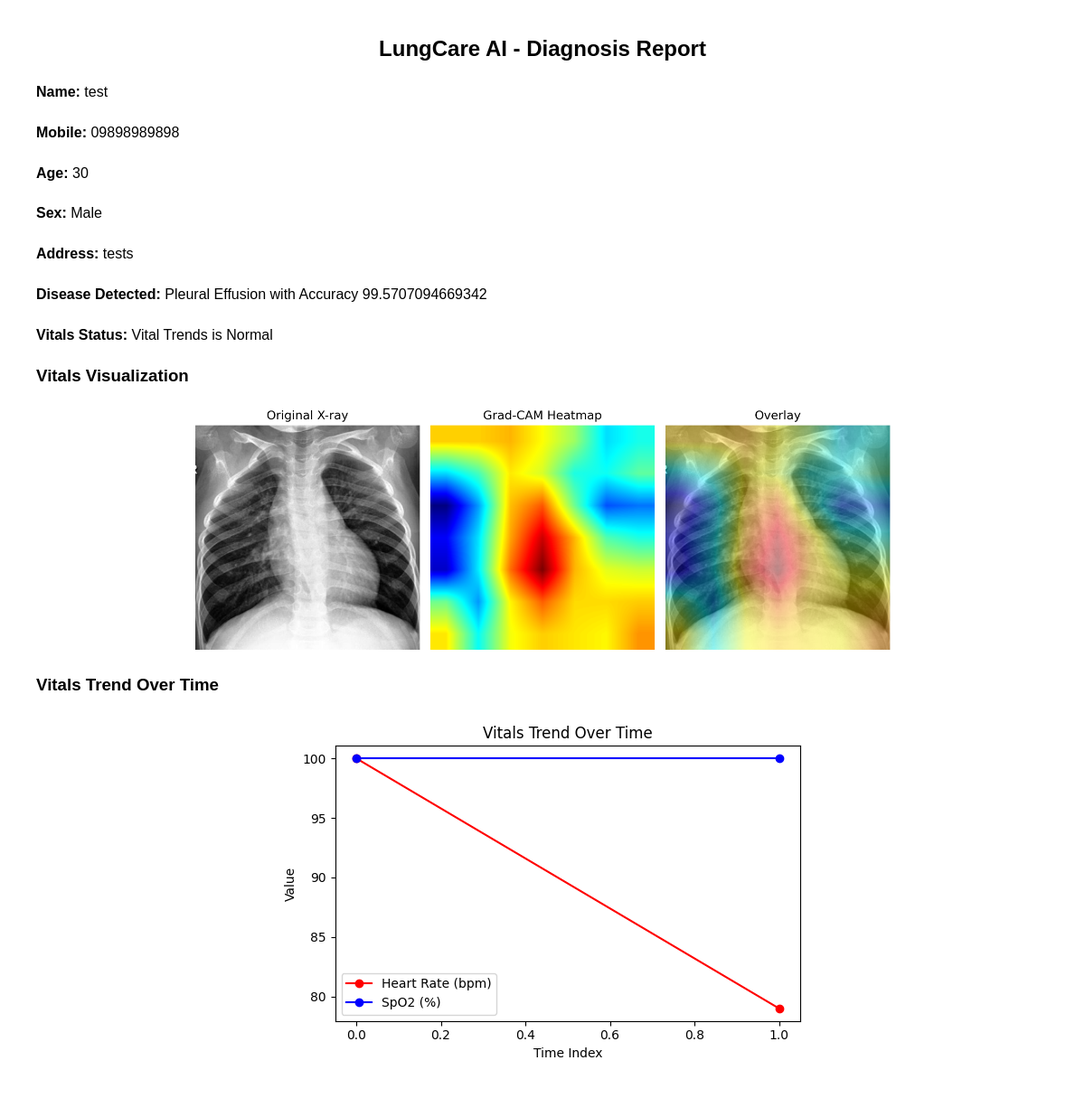
/report (signed in), run on the app's committed database.
### models.py (models this page shows, shortened)
class User(UserMixin, db.Model):
    __tablename__ = 'user'
    id = db.Column(db.Integer, primary_key=True)
    name = db.Column(db.String(100), nullable=False)
    email = db.Column(db.String(100), unique=True, nullable=False)
    phone = db.Column(db.String(15), nullable=False)
    gender = db.Column(db.String(10), nullable=False)
    age = db.Column(db.Integer, nullable=False)
    blood_group = db.Column(db.String(5), nullable=False)
    address = db.Column(db.Text, nullable=False)
    profile_pic = db.Column(db.String(200), default='default.jpg')
    password_hash = db.Column(db.String(200), nullable=False)
    created_at = db.Column(db.DateTime, default=datetime.utcnow)
    health_parameters = db.relationship('HealthParameter', backref='user', lazy=True, cascade='all, delete-orphan')
    reports = db.relationship('MedicalReport', backref='user', lazy=True, cascade='all, delete-orphan')

class MedicalReport(db.Model):
    __tablename__ = 'medical_report'
    id = db.Column(db.Integer, primary_key=True)
    user_id = db.Column(db.Integer, db.ForeignKey('user.id'), nullable=False)
    title = db.Column(db.String(200), nullable=False)
    description = db.Column(db.Text)
    file_path = db.Column(db.String(300), nullable=False)
    uploaded_at = db.Column(db.DateTime, default=datetime.utcnow)
    results = db.Column(db.Text)  # Doctor's analysis or results
    status = db.Column(db.String(20), default='pending')  # pending, reviewed, completed

### app.py (the view)
    @app.route('/report')
    @login_required
    def report():
        latest_report = MedicalReport.query.filter_by(user_id=current_user.id)\
            .order_by(MedicalReport.uploaded_at.desc()).first()
        latest_vitals = HealthParameter.query.filter_by(user_id=current_user.id)\
            .order_by(HealthParameter.recorded_at.desc()).limit(20).all()
        time_index = list(range(len(latest_vitals)))
        heart_rates = [v.heart_rate for v in latest_vitals]
        spo2 = [v.spo2 for v in latest_vitals]
        plt.figure(figsize=(6,4))
        plt.plot(time_index, heart_rates, 'ro-', label='Heart Rate (bpm)')
        plt.plot(time_index, spo2, 'bo-', label='SpO2 (%)')
        plt.xlabel('Time Index')
        plt.ylabel('Value')
        plt.title('Vitals Trend Over Time')
        plt.legend()
        plt.tight_layout()
        plt.savefig('static/vitals_trend.png')
        plt.close()
        if latest_vitals:
            vitals_status = "Vital Trends is Normal" if np.mean(spo2) > 93 and np.mean(heart_rates) < 100 else "Vitals Deviated"
        else:
            vitals_status = "No recent vitals available"
        return render_template(
            'report.html',
            name=current_user.name,
            mobile=current_user.phone,
            age=current_user.age,
            sex=current_user.gender,
            address=current_user.address,
            disease=latest_report.title if latest_report else "Unknown",
            vitals_status=vitals_status,
            gradcam_image='static/gradcam_output.png',
            trend_image='static/vitals_trend.png'
        )

### templates/report.html (shortened to what this page needs)
<!DOCTYPE html>
<html lang="en">
<head>
</head>
<body>
<h2><b>LungCare AI - Diagnosis Report</b></h2>
<div class="details">
    <p><span class="label">Name:</span> {{ name }}</p>
    <p><span class="label">Mobile:</span> {{ mobile }}</p>
    <p><span class="label">Age:</span> {{ age }}</p>
    <p><span class="label">Sex:</span> {{ sex }}</p>
    <p><span class="label">Address:</span> {{ address }}</p>
    <p><span class="label">Disease Detected:</span> {{ disease }}</p>
    <p><span class="label">Vitals Status:</span> {{ vitals_status }}</p>
</div>
<div class="section">
    <h3>Vitals Visualization</h3>
    <img src="{{ url_for('static', filename='gradcam_output.png') }}" alt="GradCAM Result">
</div>
<div class="section">
    <h3>Vitals Trend Over Time</h3>
    <img src="{{ url_for('static', filename='vitals_trend.png') }}" alt="Vitals Trend Graph">
</div>
</body>
</html>

### templates/report.html (style rules this page uses)
body { font-family: Arial, sans-serif; margin: 40px; color: #000; }
h2 { text-align: center; }
.section { margin-top: 20px; }
img { display: block; margin: 10px auto; max-width: 70%; border-radius: 10px; }
.details { line-height: 1.8; font-size: 16px; }
.label { font-weight: bold; }

### data on the page
User: name "test", phone "09898989898", gender "Male", address "tests"
MedicalReport: title "Pleural Effusion with Accuracy 99.5707094669342"

### other printed values
{{ age }} "30"
{{ vitals_status }} "Vital Trends is Normal"
